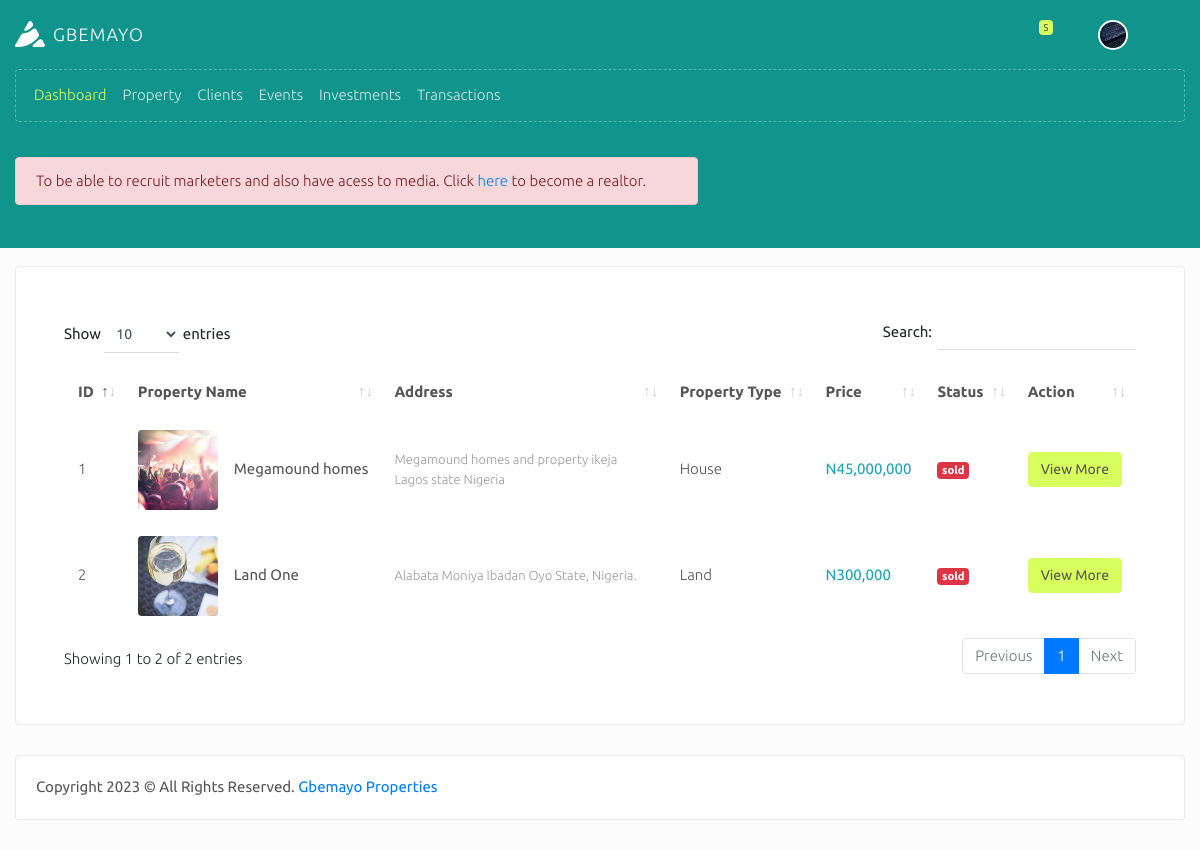
/property-list.php (signed in), run on the app's committed database.
### tables this page shows
CREATE TABLE `agents` (
  `agent_id` int(255) NOT NULL,
  `agent_privilege_id` int(255) DEFAULT NULL,
  `agent_fullname` varchar(255) DEFAULT NULL,
  `agent_email` varchar(255) DEFAULT NULL,
  `agent_password` varchar(255) DEFAULT NULL,
  `agent_phone_number` varchar(255) DEFAULT NULL,
  `agent_address` varchar(255) DEFAULT NULL,
  `agent_profile_photo` varchar(255) DEFAULT NULL,
  `agent_bank_name` varchar(255) DEFAULT NULL,
  `agent_account_name` varchar(255) DEFAULT NULL,
  `agent_account_number` varchar(255) DEFAULT NULL,
  `agent_business_id` varchar(255) DEFAULT NULL,
  `agent_referral_id` varchar(255) DEFAULT NULL,
  `agent_referred_by_id` varchar(255) DEFAULT NULL,
  `agent_referral_type` enum('realtor','business') DEFAULT NULL,
  `agent_event_id` varchar(255) DEFAULT NULL,
  `agent_payment_status` enum('active','inactive') NOT NULL DEFAULT 'inactive',
  `agent_created_on` datetime NOT NULL
);

CREATE TABLE `property` (
  `property_id` int(255) NOT NULL,
  `property_uniq_id` varchar(255) DEFAULT NULL,
  `property_type` int(255) DEFAULT NULL,
  `property_name` varchar(255) DEFAULT NULL,
  `property_location` varchar(255) DEFAULT NULL,
  `property_address` varchar(255) DEFAULT NULL,
  `property_file` varchar(5000) DEFAULT NULL,
  `property_desc` varchar(2555) DEFAULT NULL,
  `property_price` varchar(255) DEFAULT NULL,
  `property_sq_fit` varchar(255) DEFAULT NULL,
  `property_year` varchar(255) DEFAULT NULL,
  `property_features` varchar(5000) DEFAULT NULL,
  `property_bedroom` varchar(255) DEFAULT NULL,
  `property_status` enum('active','sold') NOT NULL DEFAULT 'active',
  `property_created_on` datetime NOT NULL
);

CREATE TABLE `property_type` (
  `property_type_id` int(255) NOT NULL,
  `property_type_name` varchar(255) DEFAULT NULL,
  `property_type_created_on` datetime NOT NULL
);

### includes/db-functions.php (called while the page is built, shortened)
<?php
	include("config.php");
	function query_all_property($data=false){
		global $con;
		$query = mysqli_query($con, "SELECT * FROM property JOIN property_type on property.property_type=property_type.property_type_id");
		return $data ? $query : mysqli_num_rows($query);
	}
	function admin_query_agent($business_id, $agent_id, $data = false){
		global $con;
		$query = mysqli_query($con, "SELECT * FROM agents JOIN privileges ON privileges.privileges_id = agents.agent_privilege_id WHERE agent_business_id ='$business_id' AND agent_id ='$agent_id' ORDER BY agent_id DESC");
		return $data ? $query : mysqli_num_rows($query);
	}
?>

### property-list.php (the view, shortened to what this page needs)
<?php
 include("includes/header.php");
?>
    <div class="body_area after_bg sm">
        <div class="block-header">
            <div class="container">
                <div class="row clearfix">
                    <div class="col-lg-6 col-md-12">
                        <ul class="breadcrumb pl-0 pb-0 ">
                            <li class="breadcrumb-item"><a href="dashboard">Home</a></li>
                            <li class="breadcrumb-item active">Property</li>
                        </ul>
                        <h1 class="mb-1 mt-1">Property List</h1>
                    </div>
                </div>
                <?php
                     if ($session_logged_in_privilege_id == 3 && $fetch_agent_info["agent_payment_status"] == "inactive") {
                        include("realtor-subscribe-msg.php");
                    }else if ($session_logged_in_privilege_id == 4 && $fetch_agent_info["agent_payment_status"] == "inactive"){
                        include("marketers-subscribe-msg.php");
                    }
                ?>
            </div>
        </div>
        <div class="container">
            <div class="row">
                <div class="col-md-12">
                    <div class="card p-5">
                        <div class="table-responsive">
                            <table class="table table-borderless table-hover mb-0 js-basic-example dataTable" id="datatables">
                                <thead>
                                    <tr>
                                        <th class="border-top-0">ID</th>
                                        <th class="border-top-0">Property Name</th>
                                        <th class="border-top-0">Address</th>
                                        <th class="border-top-0">Property Type</th>
                                        <th class="border-top-0">Price</th>
                                        <th class="border-top-0">Status</th>
                                        <th class="border-top-0">Action</th>
                                    </tr>
                                </thead>
                                <tbody>
                                    <?php
                                        $query_all_property =  query_all_property(true);
                                        $count = 1;
                                        while($fetch_property = mysqli_fetch_assoc($query_all_property)){
                                            extract($fetch_property);
                                            $images = json_decode($property_file);
                                        ?>
                                             <tr>
                                                <td><?php echo $count++  ?></td>
                                        <td class="d-flex align-items-center">
                                            <a href="#"><img class="img-fluid rounded" style="max-width: 80px;" src="realestate/<?php echo $images[0] ?>" alt="property img"></a>
                                            <div class="ml-3">
                                                <strong><?php echo $property_name ?></strong>
                                            </div>
                                        </td>
                                        <td>
                                             <div class="font-13 text-muted hidden-md" style="white-space: initial;"> <?php echo $property_address  ?></div>
                                            </div>
                                        <td><?php echo ucwords($property_type_name) ?></td>
                                        <td><strong class="text-info">N<?php echo number_format($property_price) ?></strong></td>
                                        <td><span class="badge <?php echo $property_status == 'active' ? 'badge-success' : 'badge-danger' ?> "><?php echo $property_status ?></span></td>
                                        <td>
                                            <a class="btn btn-secondary" href="property-detail?property_id=<?php echo base64_encode($property_id) ?>">View More</a>
                                        </td>
                                    <?php
                                        }
                                    ?>
                        </div>
                    </div>
                </div>
            </div>
<?php
    require("includes/footer.php");
?>

### includes/header.php (shortened to what this page needs)
<?php
    $query_agent_info = admin_query_agent($session_logged_in_business_id, $session_logged_in_agent_id, true);
    $fetch_agent_info = mysqli_fetch_assoc($query_agent_info);
?>
<!doctype html>
<html class="no-js " lang="en">
<head>
<link rel="stylesheet" href="assets/plugins/bootstrap/css/bootstrap.min.css">
<link rel="stylesheet" href="assets/plugins/jquery-datatable/dataTables.bootstrap4.min.css">
<link rel="stylesheet" href="assets/plugins/jvectormap/jquery-jvectormap-2.0.3.css"/>
<link rel="stylesheet" href="assets/plugins/morrisjs/morris.css" />
<link rel="stylesheet" href="assets/plugins/YoutubePopUp/YouTubePopUp.css"/>
<link rel="stylesheet" href="assets/css/amaze.style.min.css">
<link rel="stylesheet" href="assets/css/ecommerce.css">
<link rel="stylesheet" href="https://cdnjs.cloudflare.com/ajax/libs/material-design-iconic-font/2.2.0/css/material-design-iconic-font.min.css">
</head>
<body class="font-ubuntu">
<div id="body" class="theme-cyan">
    <nav class="top_navbar">
        <div class="container">
            <div class="row clearfix">
                <div class="col-12">
                    <div class="d-flex justify-content-between align-items-center">
                        <div class="navbar-logo">
                            <a class="navbar-brand" href="dashboard"><img src="assets/images/logo.svg" width="30" alt="Amaze"><span class="ml-2">Gbemayo</span></a>
                        </div>
                        <div class="d-flex justify-content-end justify-content-md-between align-items-center flex-grow-1">
                            <ul class="navbar">
                                <li class="dropdown notifications">
                                    <a href="javascript:void(0);" class="dropdown-toggle" data-toggle="dropdown" role="button"><i class="zmdi zmdi-notifications"></i><span class="label-count">5</span></a>
                                </li>
                                <li class="dropdown profile">
                                    <a href="javascript:void(0);" class="dropdown-toggle" data-toggle="dropdown" role="button">
                                        <img class="rounded-circle" style="width:30px; height: 30px;object-fit: cover;" src="<?php echo $fetch_agent_info['agent_profile_photo'] ?>" alt="User">
                                    </a>
                                </li>
                                <li><a href="javascript:void(0);" class="js-right-sidebar"><i class="icon-equalizer"></i></a></li>
                            </ul>
                        </div>
                    </div>
                </div>
            </div>
        </div>
    </nav>
    <aside id="leftsidebar" class="sidebar h_menu">
        <div class="container">
            <div class="row clearfix">
                <div class="col-12">
                    <div class="menu">
                        <ul class="list">
                            <li class="active">
                                <a href="dashboard" class="menu-toggle"><i class="zmdi zmdi-home"></i><span>Dashboard</span></a>
                            </li>
                            <li><a href="property-list" class="menu-toggle"><i class="zmdi zmdi-home"></i><span>Property</span></a>
                            <li><a href="client-list" class="menu-toggle"><i class="zmdi zmdi-home"></i><span>Clients</span></a>
                            <li><a href="events" class="menu-toggle"><i class="zmdi zmdi-apps"></i><span>Events</span></a>
                            <li><a href="" class="menu-toggle"><i class="zmdi zmdi-apps"></i><span>Investments</span></a>
                            <li>
                                <a href="transaction-list" class="menu-toggle"><i class="zmdi zmdi-shopping-basket"></i><span>Transactions</span></a>
                            </li>
                        </ul>
                    </div>
                </div>
            </div>
        </div>
    </aside>

### marketers-subscribe-msg.php
 <div class="alert alert-danger col-lg-7 mt-3">
        To be able to recruit marketers and also have acess to media. Click <a href="">here</a> to become a realtor.
</div>

### includes/footer.php (shortened to what this page needs)
            <div class="row clearfix">
                <div class="col-md-12 col-lg-12">
                    <div class="card">
                        <div class="body">
                            <p class="copyright mb-0">Copyright <?php echo date("Y") ?> © All Rights Reserved. <a href="https://thememakker.com/" target="_blank">Gbemayo Properties</a></p>
                        </div>
                    </div>
                </div>
            </div>
        </div>
</body>
</html>

### assets/css/ecommerce.css (style rules this page uses)
:root { --dark-color: #323A45;--heading-color: #222222;--font-color: #555555;--font-white: #ffffff;--font-light: #888888;--font-xlight: #f0f0f0;--font-ccc: #cccccc;--text-muted: #9A9A9A;--border-color: #ebebeb;--card-color: #ffffff;--white-color: #ffffff;--body-color: #fcfcfc;--box-shadow: #e2e2e2;--box-shadow-light: #f0f0f0;--hc-font-color: #555555;--hc-bg-color: #f0f0f0 }
[class="theme-cyan"] { --primary-color: #10948b;--primary-color2: #46c6bd;--primary-color3: #6cc9c3;--secondary-color: #d7ff5d;--secondary-color2: #e0ff84;--link-color: #ffa7bc;--primary-gradient: linear-gradient(45deg, #10948b, #637AAE) }

### data on the page
agents: agent_profile_photo (picture)
property: shows a picture, property_name "Megamound homes", property_address "Megamound homes and property ikeja Lagos state Nigeria", property_type.property_type_name "House", property_price "45,000,000", property_status "sold"
property: shows a picture, property_name "Land One", property_address "Alabata Moniya Ibadan Oyo State, Nigeria.", property_type.property_type_name "Land", property_price "300,000", property_status "sold"
